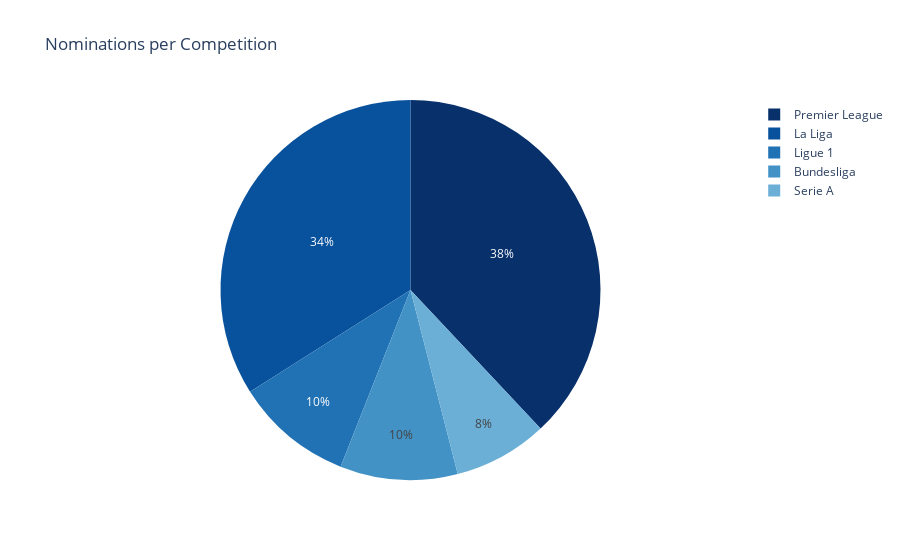

This figure's notebook cell:
### Markdown cell above
## League
Concerning domestic competitions, all players in five last Ballon d'Or editions play in one of the big five leagues:
- La Liga (Spain)
- Premier League (UK)
- Ligue 1 (France)
- Bundesliga (Germany)
- Serie A (Italy)

La Liga and Premier League have the greatest representation.

### Code cell
league_piechart = pd.DataFrame(last_5_years_with_gk['league_name'].value_counts())
league_piechart.reset_index(drop=False, inplace=True)

fig = px.pie(league_piechart, values='league_name', names='index', title='Nominations per Competition', color_discrete_sequence= px.colors.sequential.Blues_r)
fig.show()

### Figure 1 — Plotly figure (JSON) as saved in the notebook; plotly's stock layout.template omitted (floating-point values rounded to 4 significant figures)
{"data": [{"domain": {"x": [0, 1], "y": [0, 1]}, "hovertemplate": "index=%{label}<br>league_name=%{value}<extra></extra>", "labels": ["Premier League", "La Liga", "Ligue 1", "Bundesliga", "Serie A"], "legendgroup": "", "name": "", "showlegend": true, "type": "pie", "values": [19, 17, 5, 5, 4]}], "layout": {"legend": {"tracegroupgap": 0}, "piecolorway": ["rgb(8,48,107)", "rgb(8,81,156)", "rgb(33,113,181)", "rgb(66,146,198)", "rgb(107,174,214)", "rgb(158,202,225)", "rgb(198,219,239)", "rgb(222,235,247)", "rgb(247,251,255)"], "title": {"text": "Nominations per Competition"}}}
